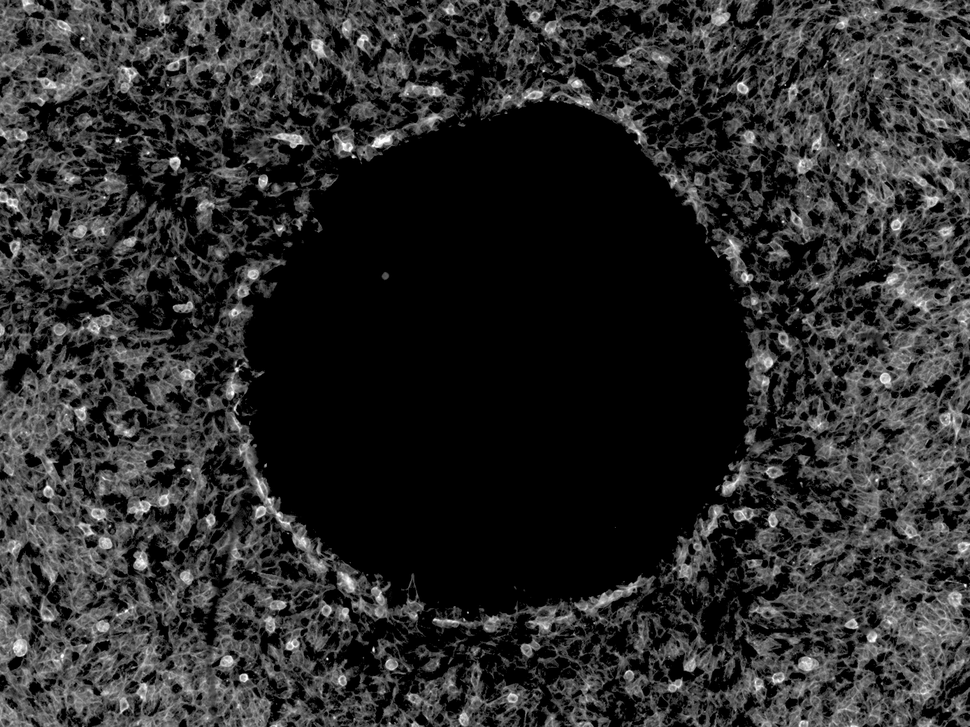
#> input picture analyses/MDA231_stopper_1_c3.tif, 970 x 727 px, shrunk from 1388 x 1040 before the run
$ jupyter execute attempt2.ipynb   (older library calls are emulated)
#> lines starting #> are read from the running program, lines starting #| are printed output that depends on the picture
[cell 1]
import cv2
from skimage import draw

http://nickc1.github.io/python,/matlab/2016/05/17/Standard-Deviation-(Filters)-in-Matlab-and-Python.html

[cell 2]
from skimage import io
filename = 'analyses/MDA231_stopper_1_c3.tif'
plate = io.imread(filename,as_grey=True)
#> plate is the input picture: shape (727, 970) float64; min 0, max 1, mean 0.172
image = plate
io.imshow(image)

[cell 3]
# [10 lines of commented-out code are left out]

[cell 4]
# https://stackoverflow.com/questions/47835138/imgradient-matlab-equivalent-in-python
import cv2
import numpy as np

# img = cv2.imread('....') # Read in the image
sobelx = cv2.Sobel(image,cv2.CV_64F,1,0) # Find x and y gradients
sobely = cv2.Sobel(image,cv2.CV_64F,0,1)
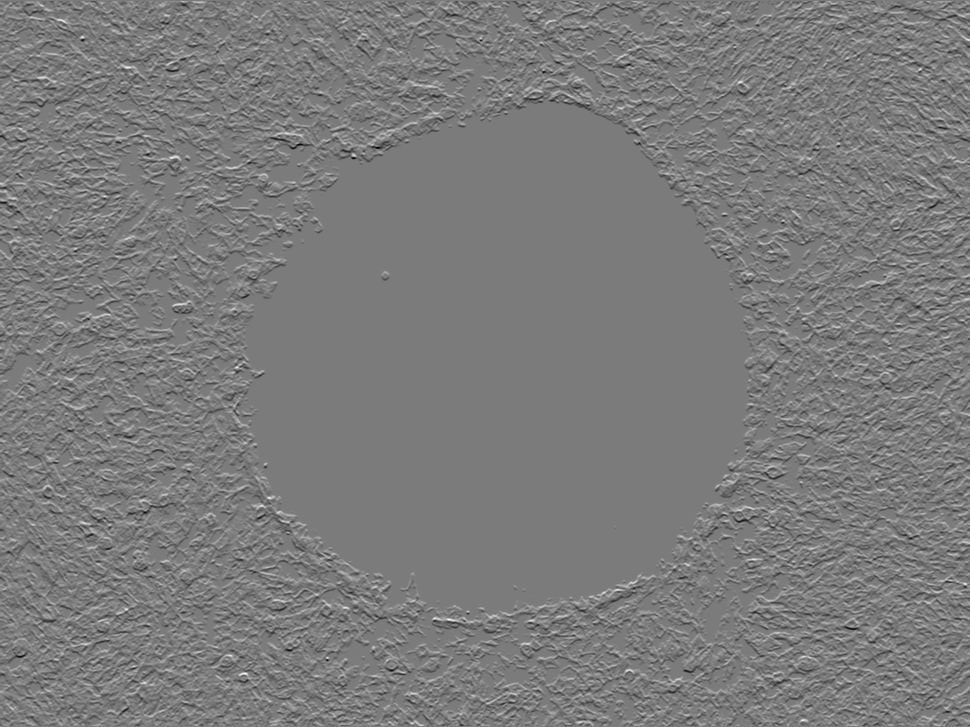
#> sobely: shape (727, 970) float64; min -3.31, max 3.49, mean 0.000443; drawn with min black and max white

# Find magnitude and angle
I2 = np.sqrt(sobelx**2.0 + sobely**2.0)
# angle = np.arctan2(sobely, sobelx) * (180 / np.pi)
io.imshow(I2)

[cell 5]
from scipy.ndimage.filters import uniform_filter
import numpy as np

def window_stdev(X, window_size):
#> called with window_size = 3
    c1 = uniform_filter(X, window_size, mode='reflect')
    c2 = uniform_filter(X*X, window_size, mode='reflect')
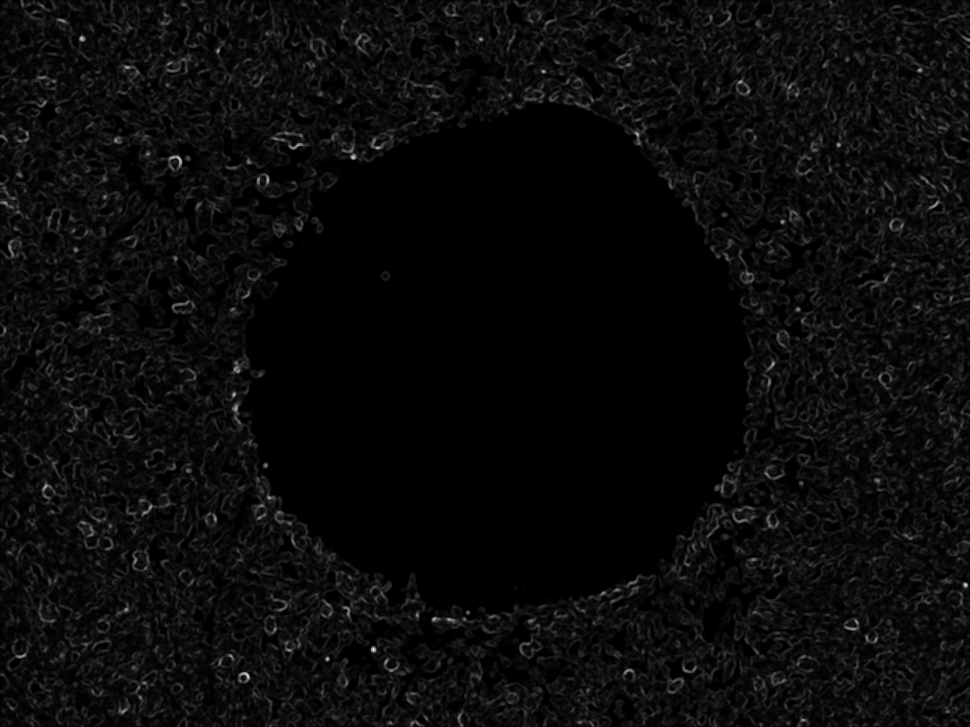
#> c2: shape (727, 970) float64; min -3.31e-15, max 8.49, mean 0.367; drawn with min black and max white
    return np.sqrt(c2 - c1*c1)
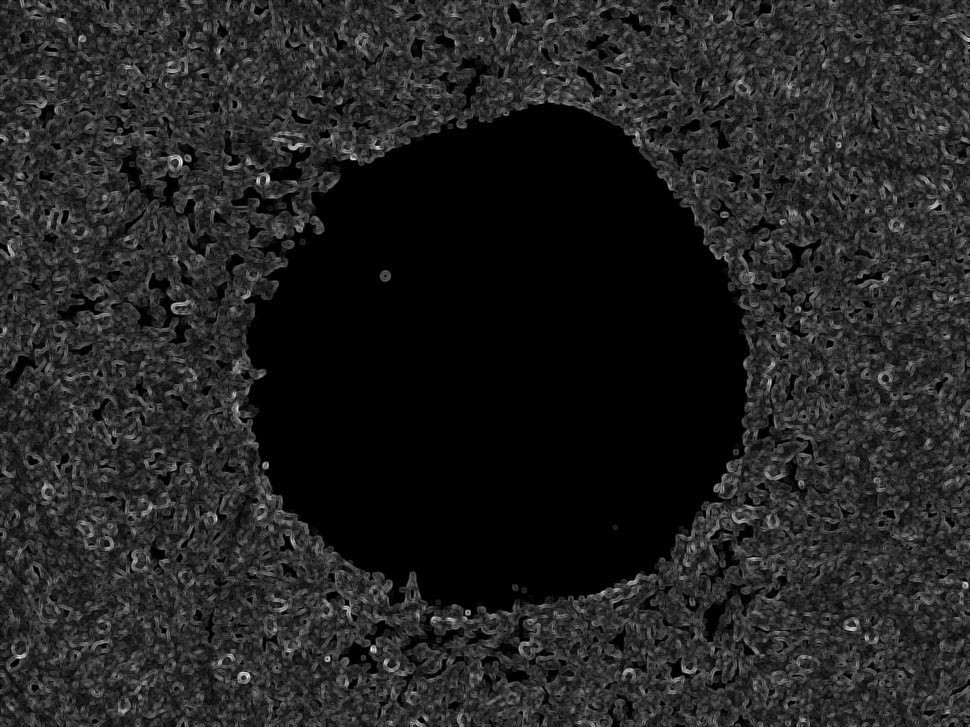
#> returned value: shape (727, 970) float64; 12.87% of the values are NaN or infinite; the others: min 1.06e-10, max 1.44, mean 0.226; drawn with min black, max white, NaN and infinite black

# x = np.arange(16).reshape(4,4).astype('float')
kernel_size = 3
I1 = window_stdev(I2,kernel_size)*np.sqrt(kernel_size**2/(kernel_size**2 - 1))

[cell 6]
io.imshow(I1)

[cell 7]
from scipy.signal import medfilt2d
I1 = medfilt2d(I1, kernel_size=3)
io.imshow(I1)

[cell 8]
kernel = np.zeros((80,80),np.uint8)
coords = draw.circle(40, 40, 40, shape=image.shape)
kernel[coords] = 1
erosion = cv2.erode(I1,kernel,iterations = 1)
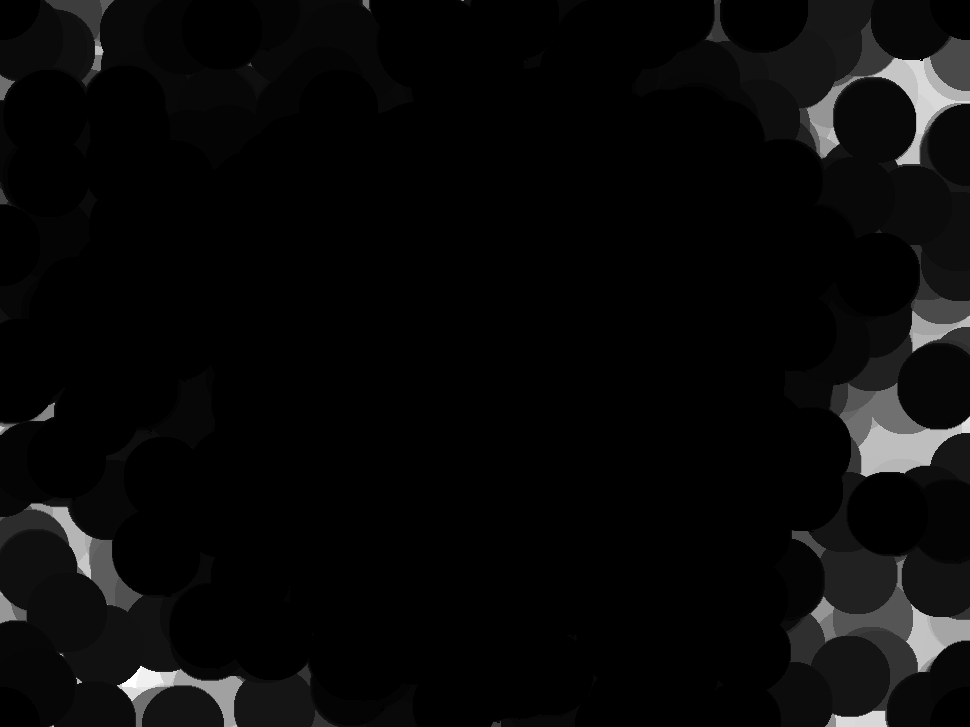
#> erosion: shape (727, 970) float64; 14.51% of the values are NaN or infinite; the others: min 0, max 0.104, mean 0.00449; drawn with min black, max white, NaN and infinite black
# io.imshow(erosion)
# # kernel = np.ones((40,40),np.uint8)
# # erosion = cv2.erode(I1,kernel,iterations = 1)
# # io.imshow(erosion)

[cell 9]
# from skimage.morphology import reconstruction
# fill = reconstruction(I1, erosion, method='erosion')
# io.imshow(fill)

[cell 10]
dilation = cv2.dilate(erosion,kernel,iterations = 1)
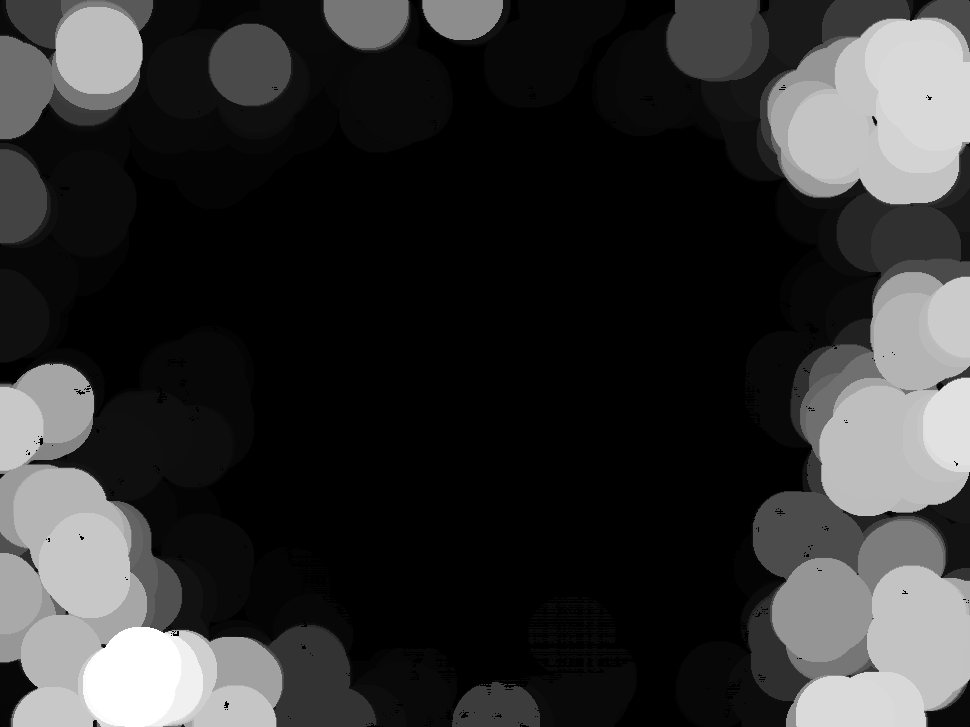
#> dilation: shape (727, 970) float64; 14.49% of the values are NaN or infinite; the others: min 0, max 0.104, mean 0.0243; drawn with min black, max white, NaN and infinite black
io.imshow(dilation)

[cell 11]
# fill = reconstruction(I1, dilation, method='dilation')
# io.imshow(fill)

[cell 12]
# seed = np.copy(I1)

[cell 13]
# seed[1:-1, 1:-1] = I1.max()

[cell 14]
# mask = I1

[cell 15]
# filled = reconstruction(seed, mask, method='erosion')

[cell 16]
# [6 lines of commented-out code are left out]

[cell 17]
mask = cv2.bitwise_not(dilation)
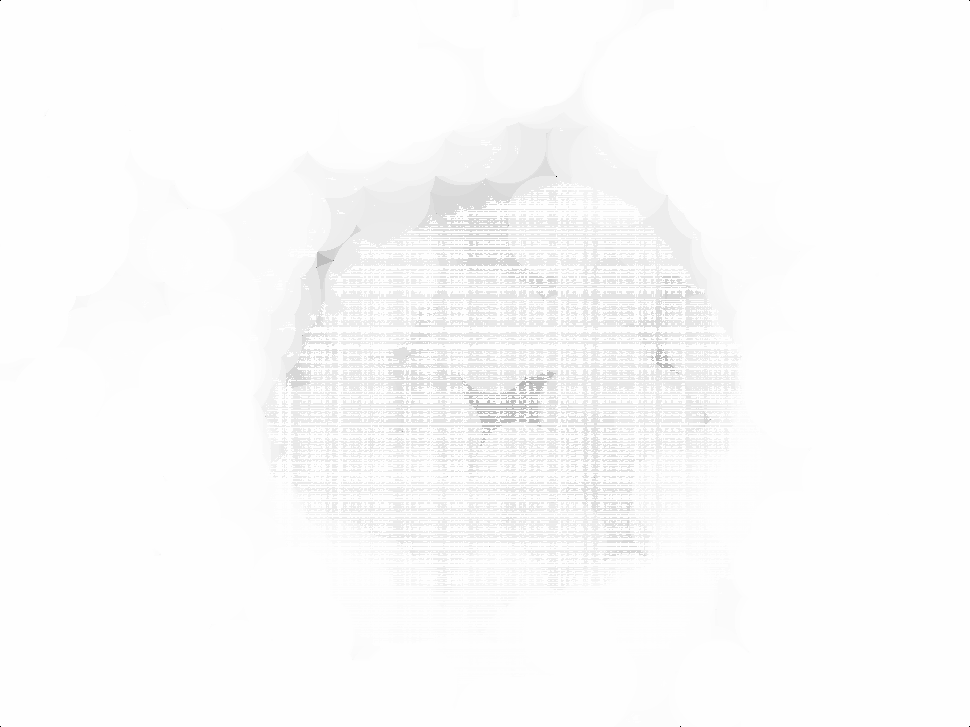
#> mask: shape (727, 970) float64; 0% of the values are NaN or infinite; the others: min -2.72e+10, max 1.11e-308, mean -354406881.9; drawn with min black, max white, NaN and infinite black
io.imshow(mask)

$ run again, with analyses/MDA231_stopper_1_c1.tif copied over analyses/MDA231_stopper_1_c3.tif
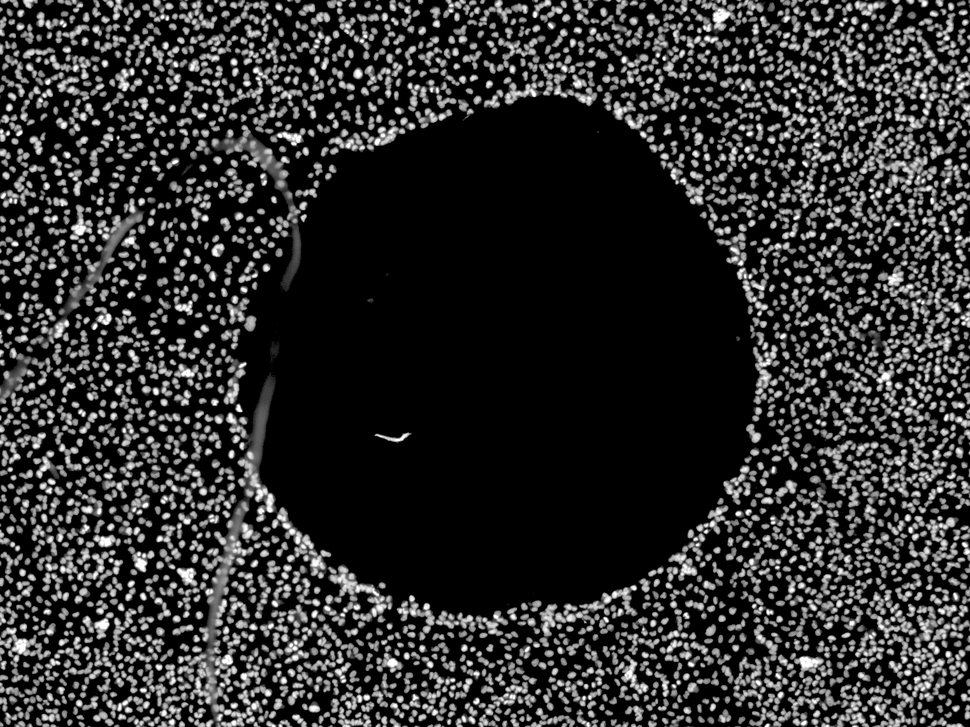
#> input picture analyses/MDA231_stopper_1_c1.tif, 970 x 727 px, shrunk from 1388 x 1040 before the run
#> plate is the input picture: shape (727, 970) float64; min 0, max 1, mean 0.181
#> `dilation = cv2.dilate(erosion,kernel,iterations = 1)`:
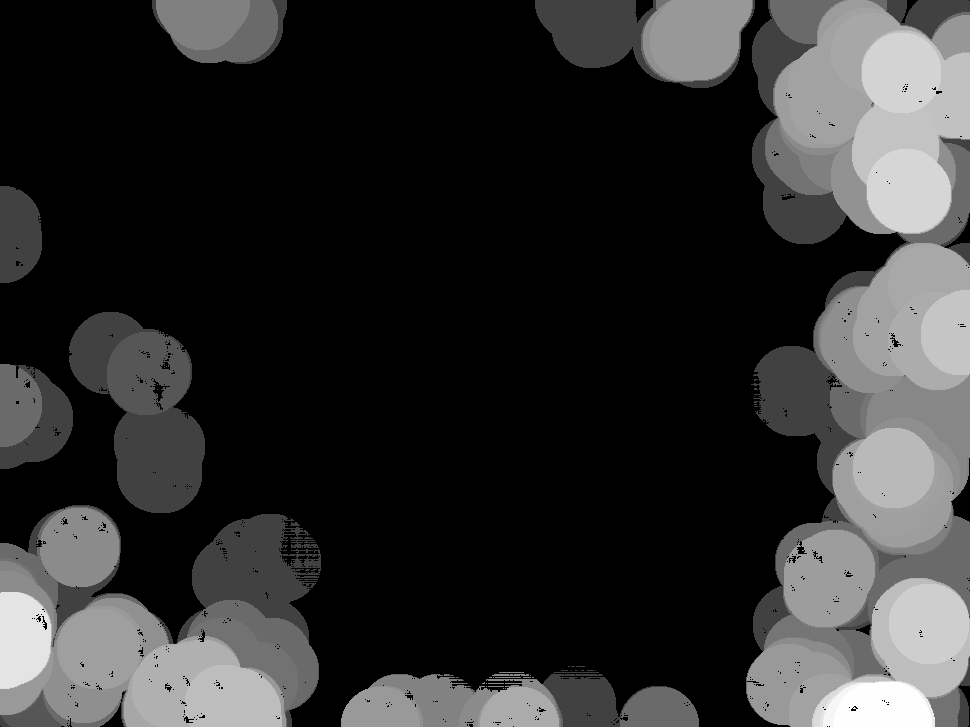
#> dilation: shape (727, 970) float64; 15.46% of the values are NaN or infinite; the others: min 0, max 0.00717, mean 0.0016; drawn with min black, max white, NaN and infinite black
#> `mask = cv2.bitwise_not(dilation)`:
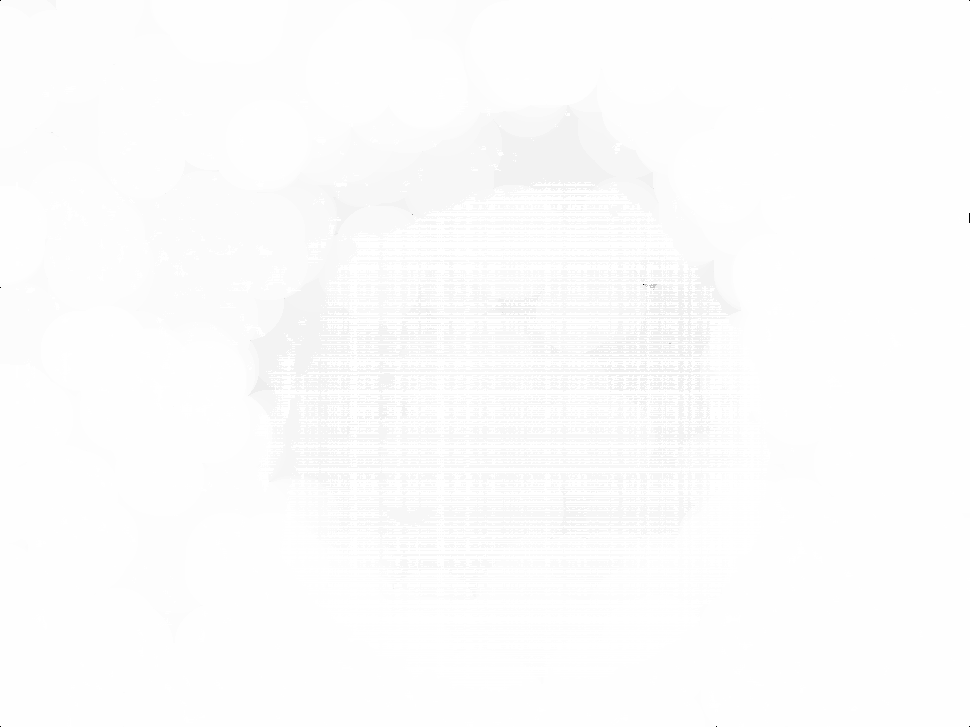
#> mask: shape (727, 970) float64; 0% of the values are NaN or infinite; the others: min -3.25e+10, max 1.11e-308, mean -221344813.4; drawn with min black, max white, NaN and infinite black

$ run again, with analyses/MDA231_stopper_2_c1.tif copied over analyses/MDA231_stopper_1_c3.tif
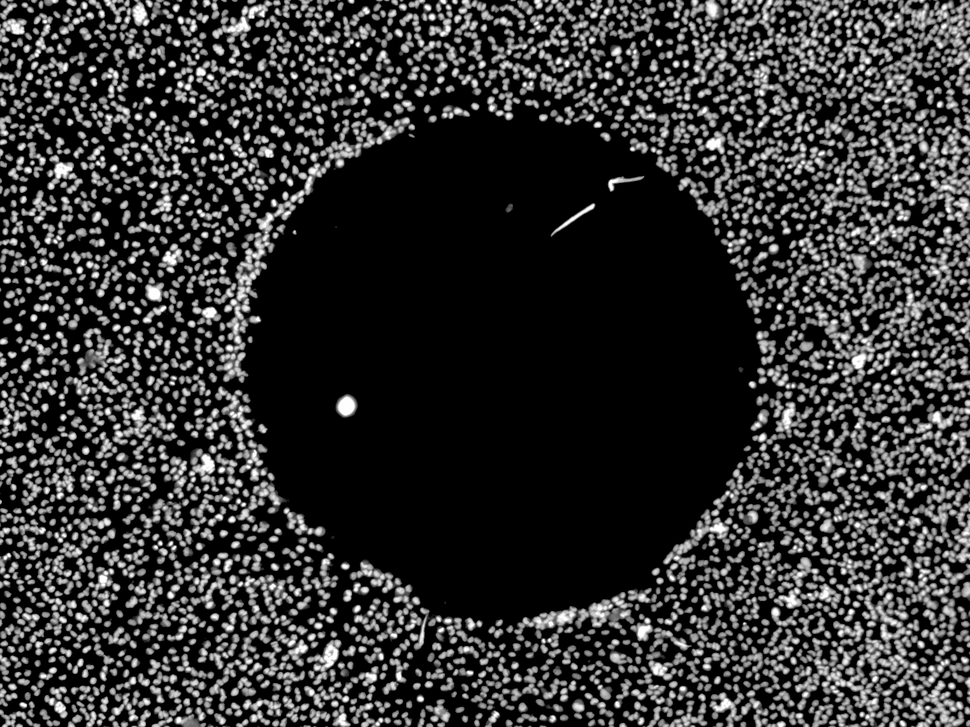
#> input picture analyses/MDA231_stopper_2_c1.tif, 970 x 727 px, shrunk from 1388 x 1040 before the run
#> plate is the input picture: shape (727, 970) float64; min 0, max 1, mean 0.202
#> `I1 = medfilt2d(I1, kernel_size=3)`:
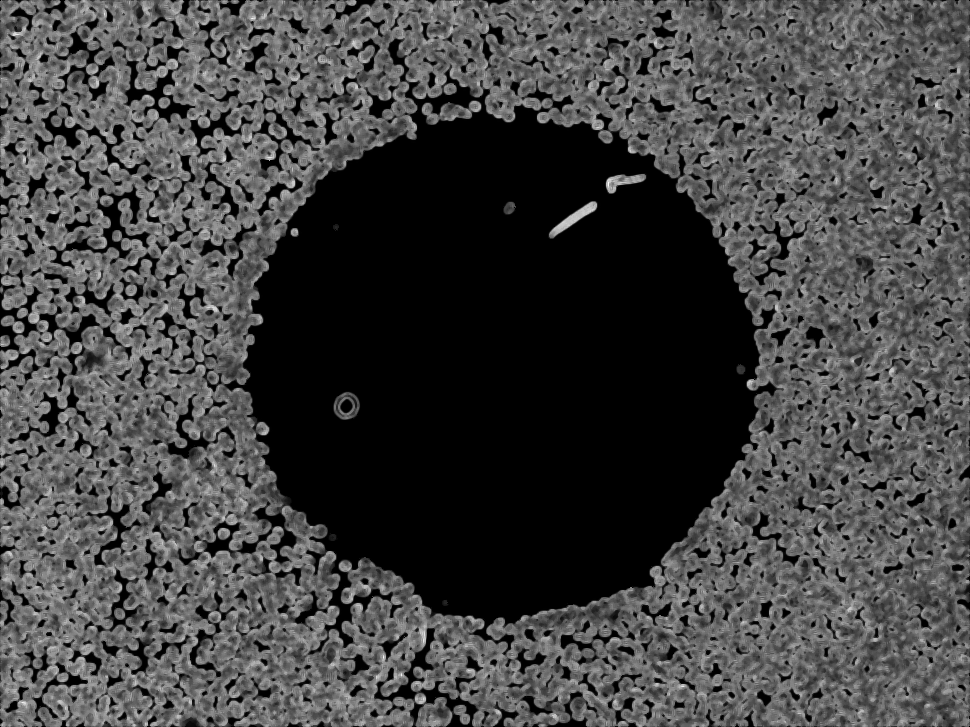
#> I1: shape (727, 970) float64; 15.31% of the values are NaN or infinite; the others: min 0, max 1.44, mean 0.452; drawn with min black, max white, NaN and infinite black
#> `mask = cv2.bitwise_not(dilation)`:
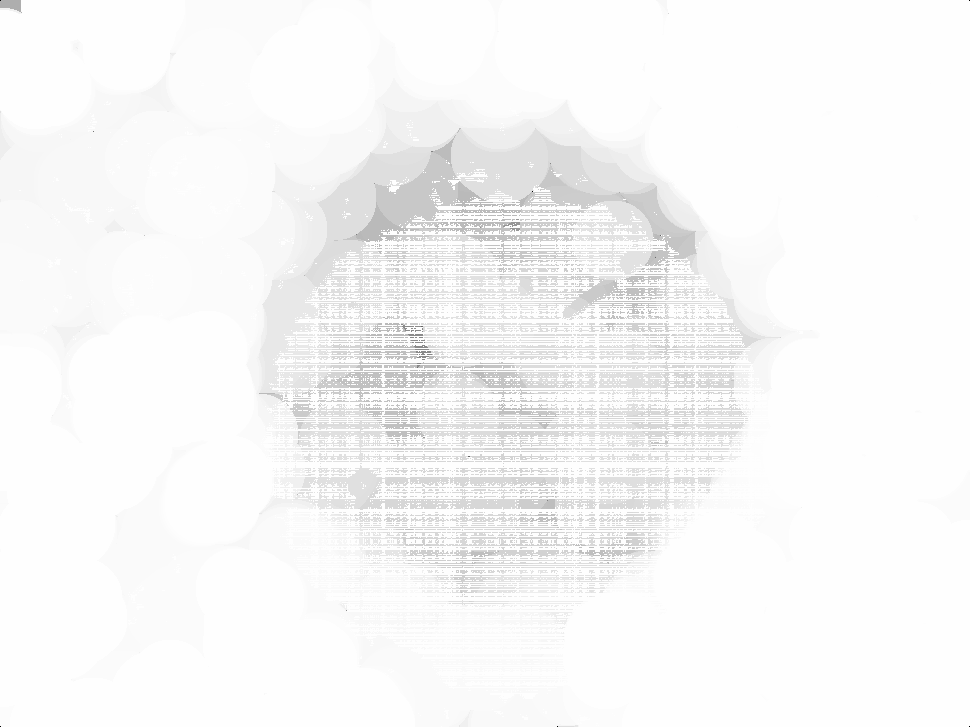
#> mask: shape (727, 970) float64; 0% of the values are NaN or infinite; the others: min -7.7e+09, max 1.11e-308, mean -197550371.6; drawn with min black, max white, NaN and infinite black
